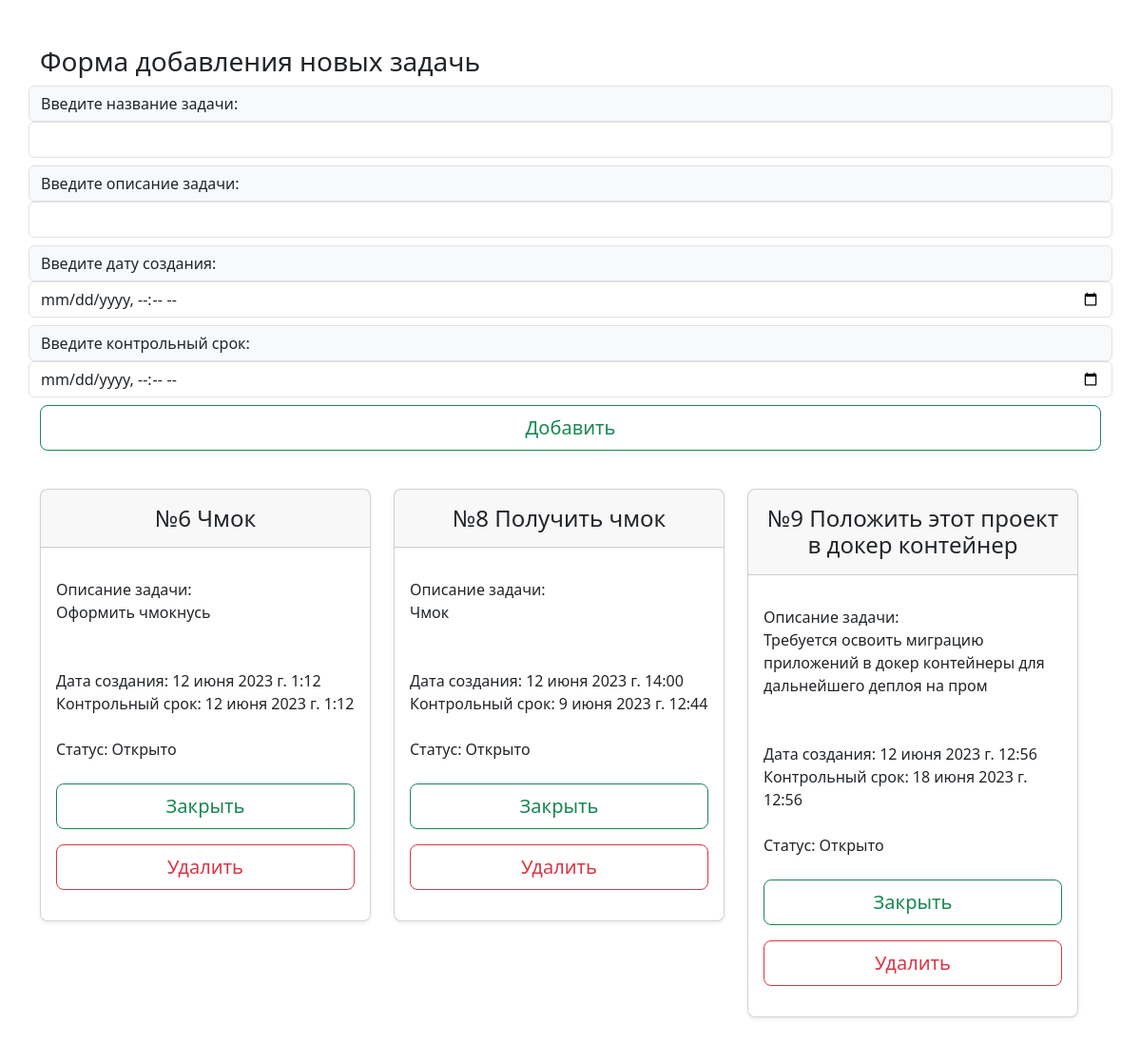
The page / on the database its author committed.
### toDoList/models.py (models this page shows, shortened)
class ToDo(models.Model):
    title = models.CharField('Название', max_length = 100)
    body = models.TextField('Описание задачи', max_length = 100)
    open_date = models.DateTimeField('Задача открыта', blank = True)
    control_date = models.DateTimeField('Контрольный срок', blank = True)
    is_complete = models.BooleanField('Задача выполенена', default= False)
    class Meta:
        verbose_name = 'Задача'
        verbose_name_plural = 'Задачи'

### toDoList/views.py (the view)
# urls.py: path('', index, name='index'),
def index(request):
    todos = ToDo.objects.all()
    return render(request, 'toDoApp/index.html', {'todos' : todos})

### toDoList/templates/toDoApp/index.html (shortened to what this page needs)
{% extends 'toDoApp/layout.html' %}
{% block content %}
<div>
    <h3>Форма добавления новых задачь</h3>
    <form action="{% url 'add' %}" method="post">
        <div class="input-group input-group-sm mb-3">
            <div class="col">
                <div class="row mb-2">
                    <span class="input-group-text" id="inputGroup-sizing-sm">Введите название задачи:</span>
                    <input name="title" type="text" class="form-control" aria-label="Sizing example input" aria-describedby="inputGroup-sizing-sm">
                </div>
                <div class="row mb-2">
                    <span class="input-group-text" id="inputGroup-sizing-sm">Введите описание задачи:</span>
                    <input name="body" type="text" class="form-control" aria-label="Sizing example input" aria-describedby="inputGroup-sizing-sm">
                </div>
                <div class="row mb-2">
                    <span class="input-group-text" id="inputGroup-sizing-sm">Введите дату создания:</span>
                    <input name="open_date" type="datetime-local" class="form-control" aria-label="Sizing example input" aria-describedby="inputGroup-sizing-sm">
                </div>
                <div class="row mb-2">
                    <span class="input-group-text" id="inputGroup-sizing-sm">Введите контрольный срок:</span>
                    <input name="control_date" type="datetime-local" class="form-control" aria-label="Sizing example input" aria-describedby="inputGroup-sizing-sm">
                </div>
                <div class="row mb-2">
                    <a href="{% url 'add' %}"><button type="submit" class="w-100 btn btn-lg btn-outline-success mb-3">Добавить</button></a>
                </div>
            </div>
        </div>
    </form>
</div>
<div class="row row-cols-md-3 mb-3">
    {% for todo in todos %}
        <div class="col">
            <div class="card mb-4 rounded-3 shadow-sm">
            <div class="card-header py-3">
                <h4 class="my-0 fw-normal text-center">№{{todo.id}} {{ todo.title }}</h4>
            </div>
            <div class="card-body">
                <ul class="list-unstyled mt-3 mb-4">
                <li>Описание задачи:<br>{{ todo.body }}</li>
                <li class="mt-5">Дата создания: {{ todo.open_date }}</li>
                <li>Контрольный срок: {{ todo.control_date }}</li><br>
                <li>Статус:{% if todo.is_complete == False %} Открыто {% else %} Закрыто {% endif %}</li>
                </ul>
                {% if todo.is_complete == False %}
                <a href="{% url 'update' todo_id=todo.id %}"><button type="button" class="w-100 btn btn-lg btn-outline-success mb-3">Закрыть</button></a>
                {% else %}
                <a href="{% url 'update' todo_id=todo.id %}"><button type="button" class="w-100 btn btn-lg btn-outline-warning mb-3">Открыть</button></a>
                {% endif %}
                <a href="{% url 'delete' todo_id=todo.id %}"><button type="button" class="w-100 btn btn-lg btn-outline-danger mb-3">Удалить</button></a>
            </div>
            </div>
        </div>
    {% endfor %}
</div>
{% endblock content %}

### toDoList/templates/toDoApp/layout.html (shortened to what this page needs)
<!DOCTYPE html>
{% load static %}
<html lang="ru">
<head>
    <link rel="stylesheet" href="{% static 'toDoList/css/style.css' %}">
    <link href="https://cdn.jsdelivr.net/npm/bootstrap@5.3.0/dist/css/bootstrap.min.css" rel="stylesheet">
</head>
<body>
    <div class="container mt-5">
        <div class="row">
            {% block content %}{% endblock content %}
        </div>
    </div>
</body>
</html>

### rows shown on the page
ToDo: id "6", title "Чмок", body "Оформить чмокнусь", open_date "12 июня 2023 г. 1:12", control_date "12 июня 2023 г. 1:12", is_complete "Открыто"
ToDo: id "8", title "Получить чмок", body "Чмок", open_date "12 июня 2023 г. 14:00", control_date "9 июня 2023 г. 12:44", is_complete "Открыто"
ToDo: id "9", title "Положить этот проект в докер контейнер", body "Требуется освоить миграцию приложений в докер контейнеры для дальнейшего деплоя на пром", open_date "12 июня 2023 г. 12:56", control_date "18 июня 2023 г. 12:56", is_complete "Открыто"
